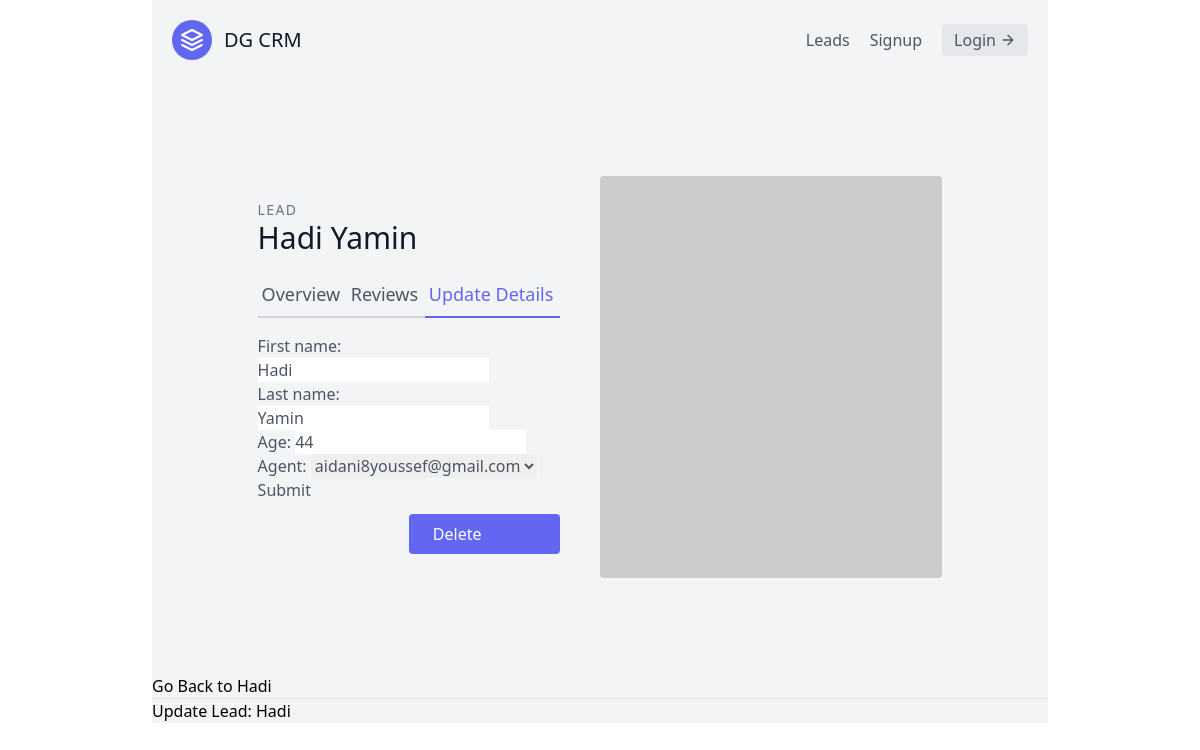
Screenshot of /leads/8/update with the database file from the repository.
### leads/models.py (models this page shows, shortened)
class Lead(models.Model):
    SOURCE_CHOICES = (
        ('YT','Youtube'),
        ('GOOGLE','Google'),
        ('NL','NewsLetter')
    )
    first_name = models.CharField(max_length=20)
    last_name = models.CharField(max_length=20)
    age = models.IntegerField(default=0) # cant be less than 0
    phoned = models.BooleanField(default=False)
    sources = models.CharField(choices=SOURCE_CHOICES, max_length=100)
    profile_picture = models.ImageField(blank=True,null=True)
    special_files = models.FileField(blank=True,null=True)
    agent = models.ForeignKey('SalesAgents', on_delete = models.CASCADE)

### leads/views.py (the view)
# urls.py: path('<int:pk>/update',lead_update,name='lead-update'),
def lead_update(request,pk):
    lead = Lead.objects.get(id=pk)
    form = LeadModelForm(instance=lead)
    if request.method == 'POST':
        form = LeadModelForm(request.POST,instance=lead)
        if form.is_valid():
            form.save()
            return redirect('/leads')
    context = {
        'lead':lead,
        'form':form
    }
    return render(request, 'lead_update.html', context)

### leads/forms.py
class LeadModelForm(forms.ModelForm):
    class Meta:
        model = Lead
        fields = [
            'first_name',
            'last_name',
            'age',
            'agent'
        ]

### leads/models.py (called while the page is built)
    def __str__(self):
        return self.user.email

### leads/templates/lead_update.html (shortened to what this page needs)
{% extends 'base.html' %}
{% block content %}
        <section class="text-gray-600 body-font overflow-hidden">
  <div class="container px-5 py-24 mx-auto">
    <div class="lg:w-4/5 mx-auto flex flex-wrap">
      <div class="lg:w-1/2 w-full lg:pr-10 lg:py-6 mb-6 lg:mb-0">
        <h2 class="text-sm title-font text-gray-500 tracking-widest">LEAD</h2>
        <h1 class="text-gray-900 text-3xl title-font font-medium mb-4">{{ lead.first_name }} {{ lead.last_name }}</h1>
        <div class="flex mb-4">
          <a href="{% url 'leads:lead-details' lead.pk %}" class="flex-grow border-b-2 border-gray-300 py-2 text-lg px-1">
              Overview
          </a>
          <a class="flex-grow border-b-2 border-gray-300 py-2 text-lg px-1">
              Reviews
          </a>
          <a href="{% url 'leads:lead-update' lead.pk %}" class="flex-grow text-indigo-500 border-b-2 border-indigo-500 py-2 text-lg px-1">
              Update Details
          </a>
        </div>
          <form method="post">
            {{ form.as_p }}
            <button type="submit">Submit</button>
          </form>
           <a href="{% url 'leads:lead-delete' lead.pk %}" class="w-1/2 mt-3 flex ml-auto text-white bg-indigo-500 border-0 py-2 px-6 focus:outline-none hover:bg-indigo-600 rounded">Delete</a>
      </div>
      <img alt="ecommerce" class="lg:w-1/2 w-full lg:h-auto h-64 object-cover object-center rounded" src="https://dummyimage.com/400x400">
    </div>
  </div>
</section>
    <a href="{% url 'leads:lead-details' lead.pk %}">Go Back to {{ lead.first_name }}</a>
    <hr>
    <h2>Update Lead: {{ lead.first_name }}</h2>
{% endblock content %}

### rows the page displays
Lead: first_name "Hadi", last_name "Yamin", age "44", agent "aidani8youssef@gmail.com"
